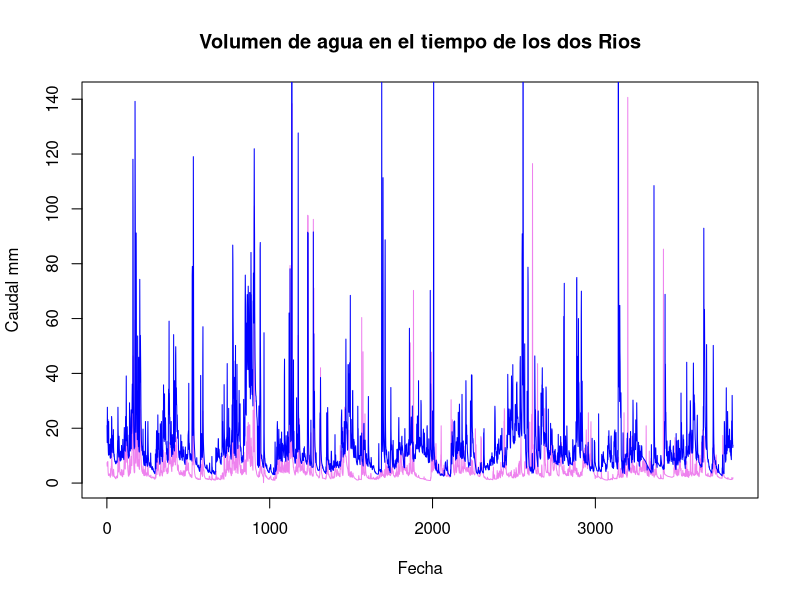
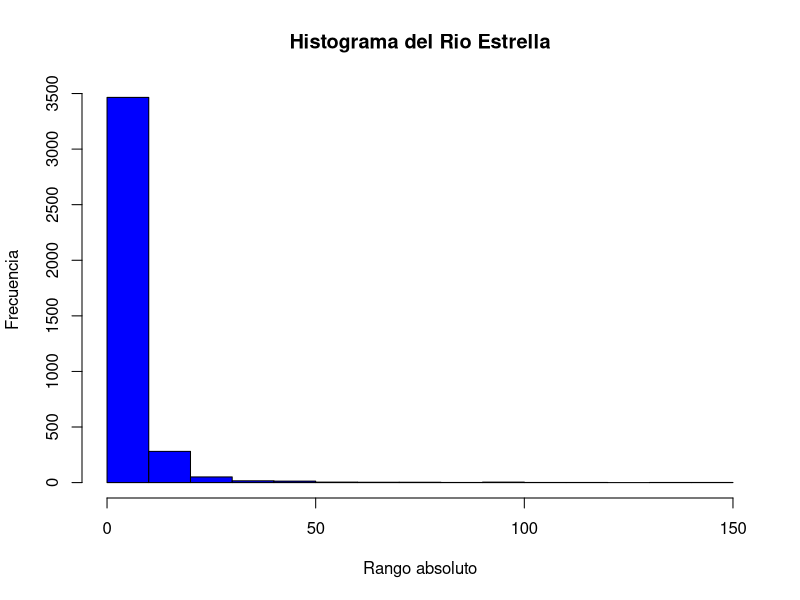
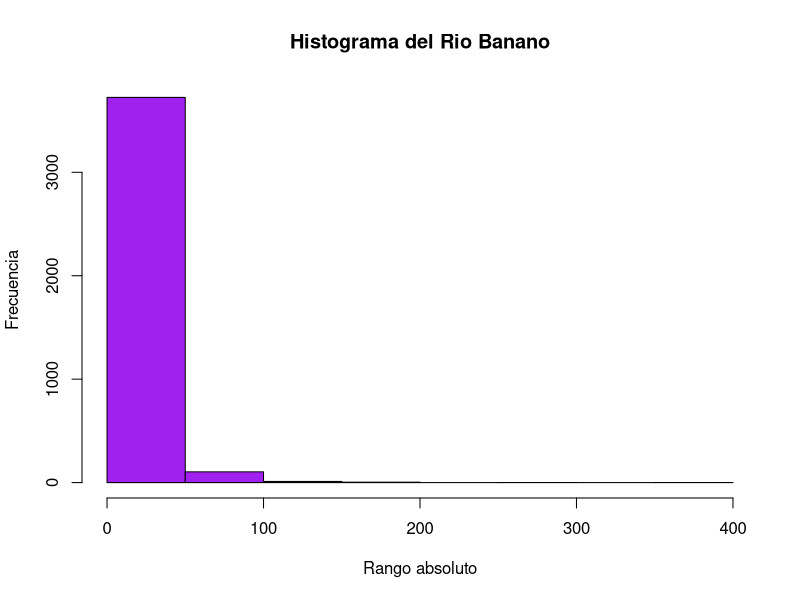
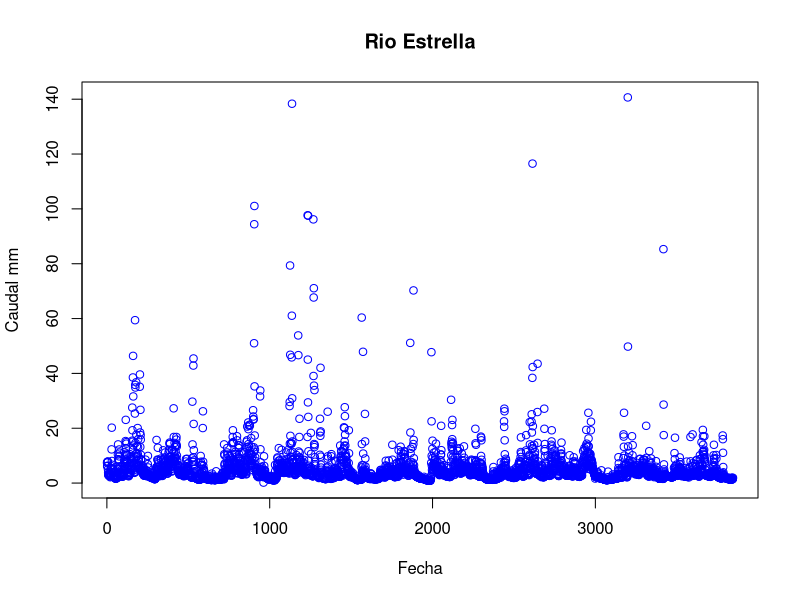
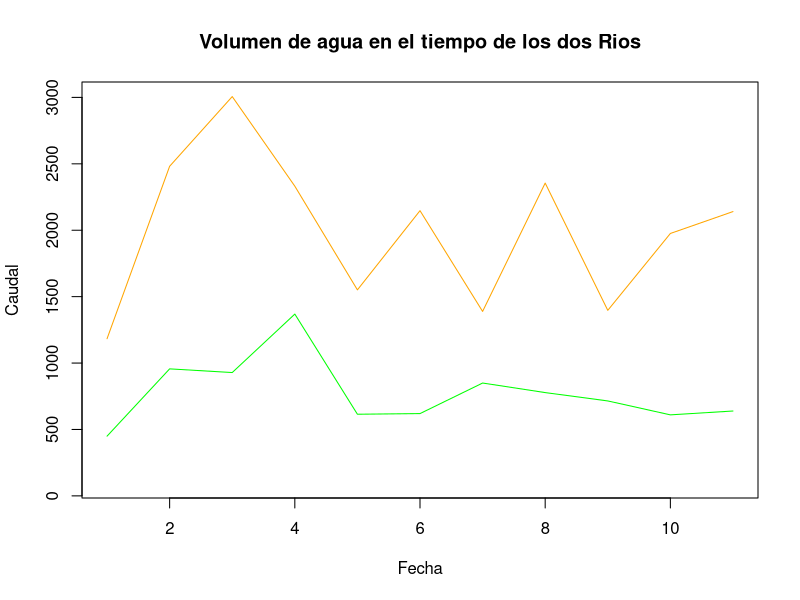
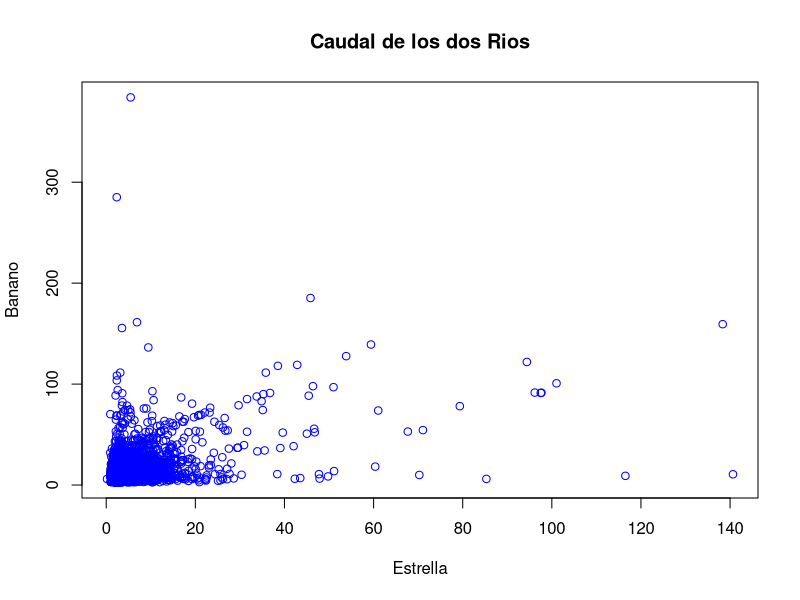
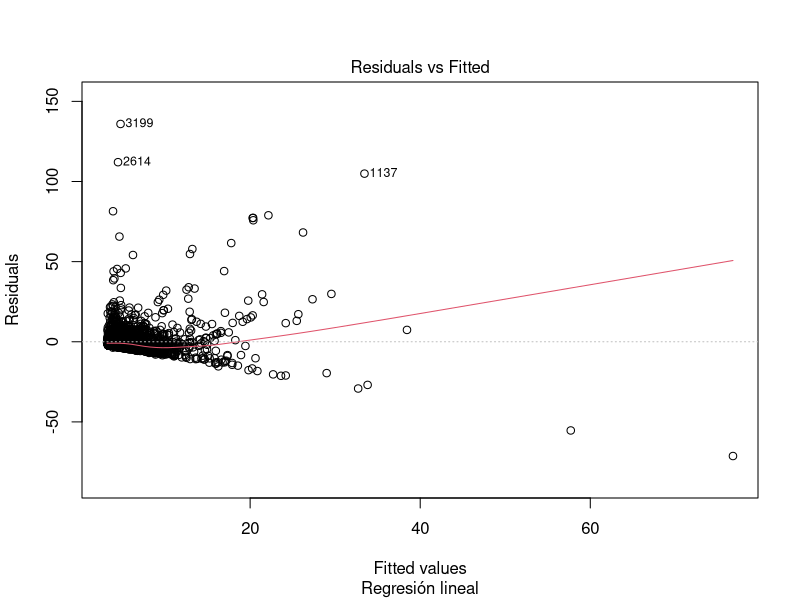
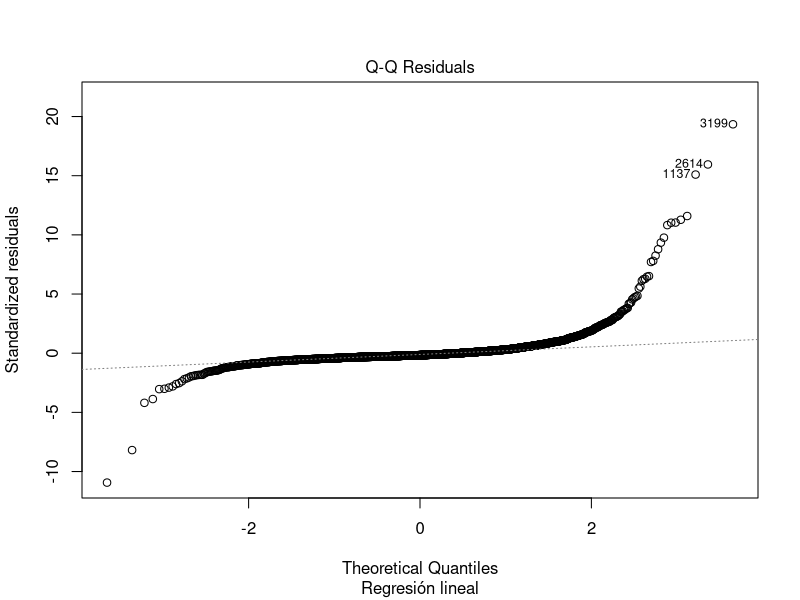

Here is the R script that generated these plots, in order:
## ---- chunk 1
knitr::opts_chunk$set(echo = TRUE)
## ---- chunk 2
inp <- read.csv("FDC.csv", na.strings = "")

head(inp)

dim(inp)

inp[!complete.cases(inp),]
#newinp <- na.omit(inp) (para corregir datos)

## ---- chunk 3
plot(inp[,2], type = "l", col="violet", main="Volumen de agua en el tiempo de los dos Rios", xlab="Fecha", ylab="Caudal mm")
lines(inp[,3],col="blue")
## ---- chunk 4
summary(inp[,2:3])
## ---- chunk 5
hist(inp[,2], col="blue", main="Histograma del Rio Estrella",xlab="Rango absoluto",ylab="Frecuencia")

## ---- chunk 6
hist(inp[,3], col="purple", main="Histograma del Rio Banano",xlab="Rango absoluto",ylab="Frecuencia")
## ---- chunk 7
names(inp) <- c("fecha", "Estrella", "Banano")
attach(inp)
## ---- chunk 8
plot(Estrella, col="blue", type = "p", main="Rio Estrella",xlab="Fecha",ylab="Caudal mm")
## ---- chunk 9
tempdate <- strptime(inp[,1], format= "%d/%m/%Y")

MAQ_Estrella <- tapply(Estrella, format(tempdate, format="%Y"), FUN=sum)
MAQ_Banano <- tapply(Banano, format(tempdate, format="%Y"), FUN=sum)
MAQ_Banano
MAQ_Estrella
## ---- chunk 10
write.csv(rbind(MAQ_Estrella,MAQ_Banano), file = "MAQ.csv")
## ---- chunk 11
plot(MAQ_Banano, ylim=c(100,3000), type = "l",main="Volumen de agua en el tiempo de los dos Rios",xlab="Fecha",ylab="Caudal", col="orange")
lines(MAQ_Estrella,col="green") 
## ---- chunk 12
MMQ_Estrella <- tapply(Estrella, format(tempdate, format="%m"), FUN=sum)
MMQ_Banano <- tapply(Banano, format(tempdate, format="%m"), FUN=sum)
MMQ_Banano
MMQ_Estrella
## ---- chunk 13
corinp <- cor(inp[,2:3], method= "spearman")
plot(Estrella,Banano, col="blue", main="Caudal de los dos Rios")

inp.lm <- lm(inp[,2] ~ inp[,3], data=inp)
summary(inp.lm)
plot(inp.lm,
     sub= "Regresión lineal",
     )
